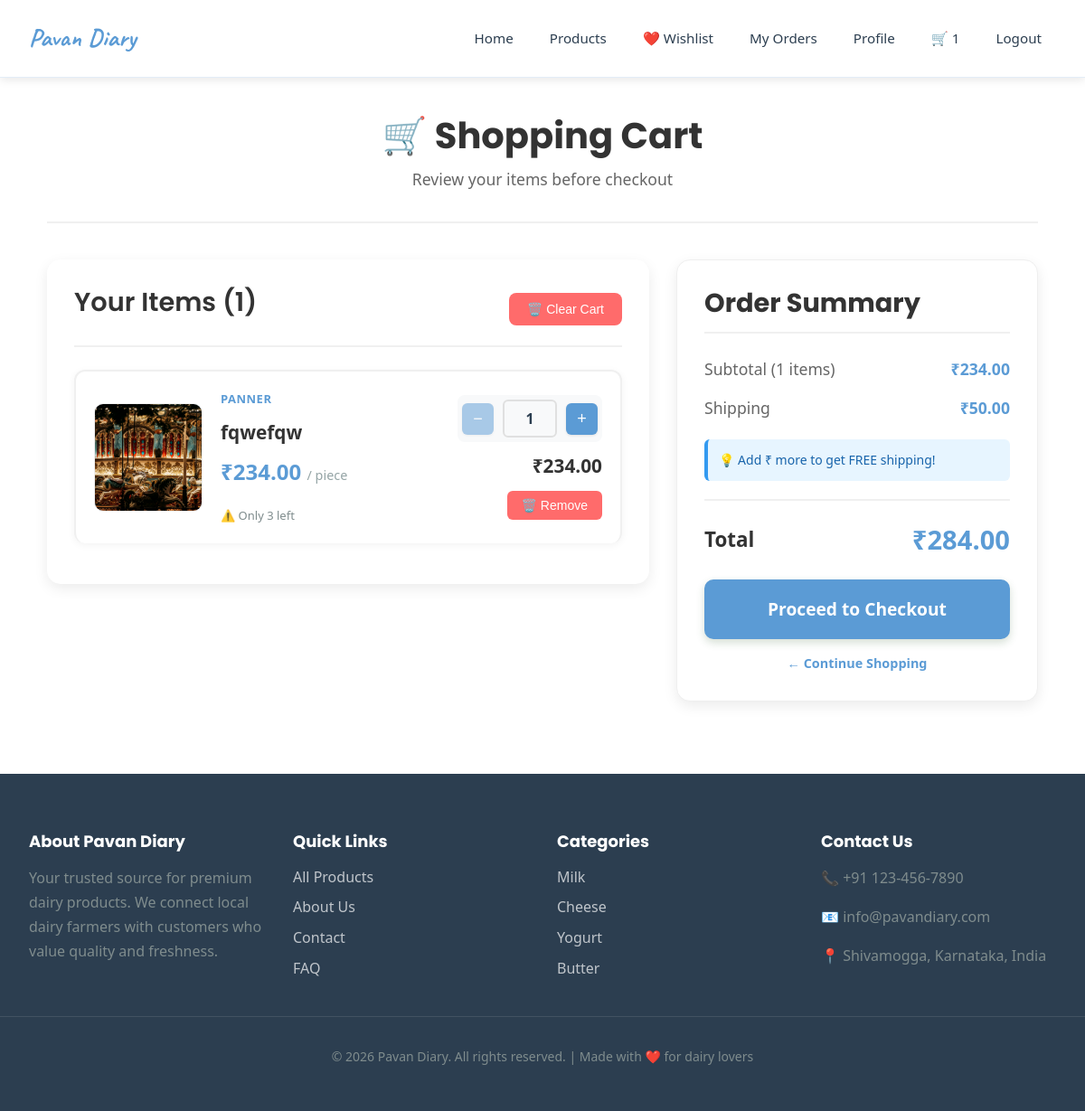
Before: /cart/ (signed in) with the older database file.
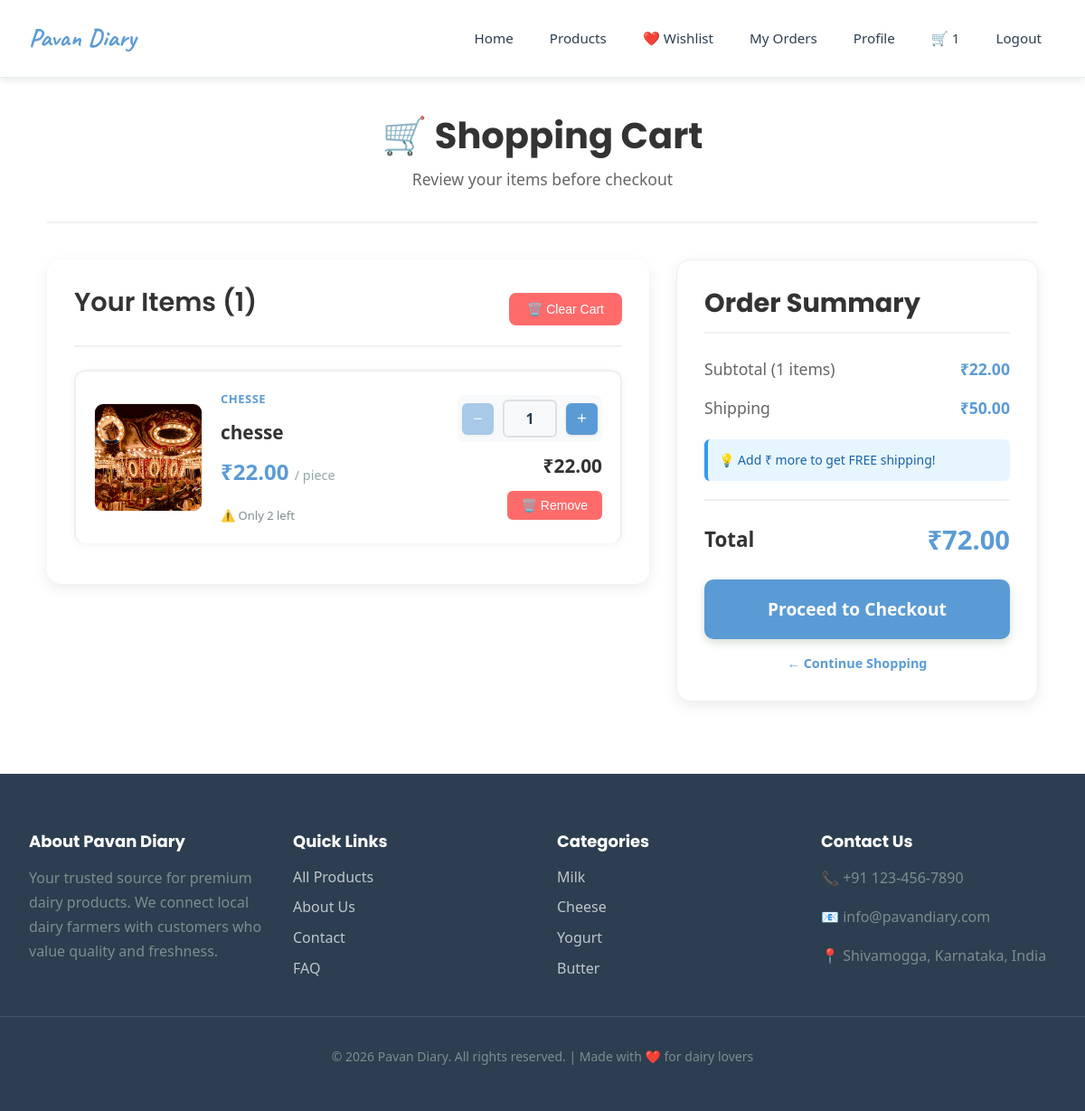
After: the same page with the newer database file.
### cart/models.py (models this page shows, shortened)
class CartItem(models.Model):
    user = models.ForeignKey(User, on_delete=models.CASCADE, related_name='cart_items')
    product = models.ForeignKey(Product, on_delete=models.CASCADE)
    quantity = models.IntegerField(default=1, validators=[MinValueValidator(1)])
    created_at = models.DateTimeField(auto_now_add=True)
    updated_at = models.DateTimeField(auto_now=True)
    class Meta:
        db_table = 'cart_items'
        unique_together = ['user', 'product']
    @property
    def subtotal(self):
        return self.quantity * self.product.price

### products/models.py (models this page shows, shortened)
class Product(models.Model):
    seller = models.ForeignKey(SellerProfile, on_delete=models.CASCADE, related_name='products')
    category = models.ForeignKey(Category, on_delete=models.SET_NULL, null=True, related_name='products')
    name = models.CharField(max_length=200)
    description = models.TextField()
    price = models.DecimalField(max_digits=10, decimal_places=2, validators=[MinValueValidator(0)])
    stock_quantity = models.IntegerField(default=0, validators=[MinValueValidator(0)])
    unit = models.CharField(max_length=50, default='piece')
    is_organic = models.BooleanField(default=False)
    expiry_days = models.IntegerField(help_text="Days until expiry from production")
    rating = models.DecimalField(max_digits=3, decimal_places=2, default=0.00,
                                validators=[MinValueValidator(0), MaxValueValidator(5)])
    is_active = models.BooleanField(default=True)
    created_at = models.DateTimeField(auto_now_add=True)
    updated_at = models.DateTimeField(auto_now=True)
    class Meta:
        db_table = 'products'
        ordering = ['-created_at']
    @property
    def is_in_stock(self):
        return self.stock_quantity > 0
    @property
    def primary_image(self):
        primary = self.images.filter(is_primary=True).first()
        if primary:
            return primary.image.url
        first_image = self.images.first()
        if first_image:
            return first_image.image.url
        return None

class ProductImage(models.Model):
    product = models.ForeignKey(Product, on_delete=models.CASCADE, related_name='images')
    image = models.ImageField(upload_to='products/')
    is_primary = models.BooleanField(default=False)
    created_at = models.DateTimeField(auto_now_add=True)
    class Meta:
        db_table = 'product_images'

class Category(models.Model):
    name = models.CharField(max_length=100, unique=True)
    description = models.TextField(blank=True)
    image = models.ImageField(upload_to='categories/', null=True, blank=True)
    is_active = models.BooleanField(default=True)
    created_at = models.DateTimeField(auto_now_add=True)
    class Meta:
        db_table = 'categories'
        verbose_name_plural = 'Categories'
        ordering = ['name']

### cart/views.py (the view)
# urls.py: path('cart/', views.cart, name='cart'),
@login_required
def cart(request):
    cart_items = CartItem.objects.filter(user=request.user).select_related(
        'product',
        'product__category',
        'product__seller'
    ).prefetch_related('product__images')
    subtotal = sum(item.subtotal for item in cart_items)
    shipping = Decimal('50.00') if subtotal > 0 and subtotal < Decimal('500.00') else Decimal('0.00')
    total = subtotal + shipping
    warnings = []
    for item in cart_items:
        if not item.product.is_in_stock:
            warnings.append(f"{item.product.name} is out of stock")
        elif item.quantity > item.product.stock_quantity:
            warnings.append(f"Only {item.product.stock_quantity} units of {item.product.name} available")
    context = {
        'cart_items': cart_items,
        'subtotal': subtotal,
        'shipping': shipping,
        'total': total,
        'warnings': warnings,
        'cart_count': cart_items.count(),
    }
    return render(request, 'cart/cart.html', context)

### cart/context_processors.py (called while the page is built)
def cart_count(request):
    if request.user.is_authenticated:
        from django.db.models import Sum
        result = CartItem.objects.filter(user=request.user).aggregate(total=Sum('quantity'))
        count = result['total'] or 0
    else:
        count = 0
    return {'cart_count': count}

### templates/cart/cart.html (shortened to what this page needs)
{% extends 'core/base.html' %}
{% load static %}
{% block extra_css %}
    <link rel="stylesheet" href="{% static 'css/pages/cart.css' %}?v=1">
{% endblock %}
{% block content %}
<div class="container">
    <div class="page-title">
        <h2>🛒 Shopping Cart</h2>
        <p>Review your items before checkout</p>
    </div>
    {% if cart_items %}
    <div class="cart-layout">
        <div class="cart-items-section">
            <div class="section-header">
                <h3>Your Items ({{ cart_count }})</h3>
                <form method="post" action="{% url 'clear_cart' %}" style="display: inline;">
                    <button type="submit" class="clear-cart-btn" onclick="return confirm('Clear entire cart?')">
                        🗑️ Clear Cart
                    </button>
                </form>
            </div>
            {% for item in cart_items %}
            <div class="cart-item">
                <div class="item-image">
                    {% if item.product.primary_image %}
                        <img src="{{ item.product.primary_image }}" alt="{{ item.product.name }}">
                    {% else %}
                        <div class="item-image-placeholder">🥛</div>
                    {% endif %}
                </div>
                <div class="item-details">
                    <div>
                        <div class="item-category">{{ item.product.category.name }}</div>
                        <div class="item-name">{{ item.product.name }}</div>
                        <div class="item-price">₹{{ item.product.price }} <small>/ {{ item.product.unit }}</small></div>
                    </div>
                    <div class="item-stock">
                        {% if item.product.is_in_stock %}
                            {% if item.product.stock_quantity >= 10 %}
                                ✅ In Stock
                            {% else %}
                                ⚠️ Only {{ item.product.stock_quantity }} left
                            {% endif %}
                        {% else %}
                            ❌ Out of Stock
                        {% endif %}
                    </div>
                </div>
                <div class="item-actions">
                    <form method="post" action="{% url 'update_cart' item.id %}" class="quantity-control">
                        <button type="submit" name="quantity" value="{{ item.quantity|add:'-1' }}"
                                {% if item.quantity <= 1 %}disabled{% endif %}>−</button>
                        <input type="number" name="quantity" value="{{ item.quantity }}" min="1"
                               max="{{ item.product.stock_quantity }}" readonly>
                        <button type="submit" name="quantity" value="{{ item.quantity|add:'1' }}"
                                {% if item.quantity >= item.product.stock_quantity %}disabled{% endif %}>+</button>
                    </form>
                    <div class="item-subtotal">₹{{ item.subtotal }}</div>
                    <form method="post" action="{% url 'remove_from_cart' item.id %}" style="display: inline;">
                        <button type="submit" class="remove-btn">🗑️ Remove</button>
                    </form>
                </div>
            </div>
            {% endfor %}
        </div>
        <div class="cart-summary">
            <h3>Order Summary</h3>
            <div class="summary-row">
                <span>Subtotal ({{ cart_count }} items)</span>
                <span class="amount">₹{{ subtotal }}</span>
            </div>
            <div class="summary-row">
                <span>Shipping</span>
                <span class="amount">
                    {% if shipping > 0 %}
                        ₹{{ shipping }}
                    {% else %}
                        FREE
                    {% endif %}
                </span>
            </div>
            {% if shipping > 0 %}
            <div class="shipping-note">
                💡 Add ₹{{ 500|add:"-"|add:subtotal }} more to get FREE shipping!
            </div>
            {% else %}
            <div class="shipping-note">
                🎉 You've qualified for FREE shipping!
            </div>
            {% endif %}
            <div class="summary-row total">
                <span>Total</span>
                <span class="amount">₹{{ total }}</span>
            </div>
            <a href="{% url 'checkout' %}" class="checkout-btn">
                Proceed to Checkout
            </a>
            <a href="{% url 'product_list' %}" class="continue-shopping">
                ← Continue Shopping
            </a>
        </div>
    </div>
    {% endif %}
</div>
{% endblock %}

### templates/core/base.html (shortened to what this page needs)
<!DOCTYPE html>
<html lang="en">
<head>
    {% load static %}
    {% load static %}
    <link rel="stylesheet" href="{% static 'css/main.css' %}?v=2">
    <link rel="stylesheet" href="{% static 'css/components.css' %}?v=2">
    <link rel="stylesheet" href="{% static 'css/responsive.css' %}?v=2">
    {% block extra_css %}{% endblock %}
</head>
<body>
    <header>
        <div class="header-container">
            <a href="{% url 'home' %}" class="logo">Pavan Diary</a>
            <nav id="mainNav">
                <ul>
                    <li><a href="{% url 'home' %}">Home</a></li>
                    <li><a href="{% url 'product_list' %}">Products</a></li>
                    {% if user.is_authenticated %}
                        <li><a href="{% url 'wishlist' %}">❤️ Wishlist</a></li>
                        <li><a href="{% url 'order_list' %}">My Orders</a></li>
                        <li><a href="{% url 'profile' %}">Profile</a></li>
                        <li><a href="{% url 'cart' %}" class="cart-icon">🛒 <span class="cart-count">{{ cart_count }}</span></a></li>
                        <li><a href="{% url 'logout' %}">Logout</a></li>
                    {% else %}
                        <li><a href="{% url 'login' %}">Login</a></li>
                        <li><a href="{% url 'register' %}" class="btn btn-secondary">Sign Up</a></li>
                    {% endif %}
                </ul>
            </nav>
        </div>
    </header>
    <main>
        {% block content %}{% endblock %}
    </main>
    <footer>
        <div class="footer-container">
            <div class="footer-section">
                <h3>About Pavan Diary</h3>
                <p>Your trusted source for premium dairy products. We connect local dairy farmers with customers who value quality and freshness.</p>
            </div>
            <div class="footer-section">
                <h3>Quick Links</h3>
                <ul>
                    <li><a href="{% url 'product_list' %}">All Products</a></li>
                    <li><a href="#">About Us</a></li>
                    <li><a href="#">Contact</a></li>
                    <li><a href="#">FAQ</a></li>
                </ul>
            </div>
            <div class="footer-section">
                <h3>Categories</h3>
                <ul>
                    <li><a href="?category=milk">Milk</a></li>
                    <li><a href="?category=cheese">Cheese</a></li>
                    <li><a href="?category=yogurt">Yogurt</a></li>
                    <li><a href="?category=butter">Butter</a></li>
                </ul>
            </div>
            <div class="footer-section">
                <h3>Contact Us</h3>
                <p>📞 +91 123-456-7890</p>
                <p>📧 info@pavandiary.com</p>
                <p>📍 Shivamogga, Karnataka, India</p>
            </div>
        </div>
        <div class="footer-bottom">
            <p>&copy; 2026 Pavan Diary. All rights reserved. | Made with ❤️ for dairy lovers</p>
        </div>
    </footer>
</body>
</html>

### static/css/main.css (style rules this page uses)
:root { --primary: #5B9BD5; --primary-dark: #4A7FB8; --primary-light: #A8D0F0; --secondary: #FFD966; --secondary-hover: #FFC933; --secondary-light: #FFE699; --accent: #70C7BA; --accent-light: #A8E6DC; --success: #70C7BA; --danger: #E57373; --warning: #FFD966; --info: #5B9BD5; --bg-body: #FFFFFF; --bg-surface: #FFFFFF; --bg-hover: #F8F9FA; --text-main: #2C3E50; --text-muted: #7F8C8D; --border-color: #E3EDF7; --shadow-sm: 0 2px 8px rgba(91, 155, 213, 0.08); --shadow-md: 0 4px 12px rgba(91, 155, 213, 0.12); --shadow-lg: 0 8px 24px rgba(91, 155, 213, 0.15); --shadow-xl: 0 12px 32px rgba(91, 155, 213, 0.18); --radius-sm: 8px; --radius-md: 12px; --radius-lg: 16px; --radius-xl: 24px; --radius-full: 9999px; --transition-fast: 0.15s ease; --transition-smooth: 0.3s cubic-bezier(0.4, 0, 0.2, 1); }
* { margin: 0; padding: 0; box-sizing: border-box; }
html { scroll-behavior: smooth; font-size: 16px; }
body { font-family: 'Poppins', -apple-system, BlinkMacSystemFont, 'Segoe UI', sans-serif; line-height: 1.6; color: var(--text-main); background-color: var(--bg-body); -webkit-font-smoothing: antialiased; -moz-osx-font-smoothing: grayscale; }
img { max-width: 100%; display: block; }
h1, h2, h3, h4, h5, h6 { font-family: 'Poppins', sans-serif; font-weight: 700; line-height: 1.2; margin-bottom: 1rem; color: var(--text-main); }
h2 { font-size: 2rem; }
h3 { font-size: 1.5rem; }
p { margin-bottom: 1rem; color: var(--text-muted); line-height: 1.7; }
a { color: var(--primary); text-decoration: none; transition: var(--transition-fast); }
.container { max-width: 1200px; margin: 0 auto; padding: 0 2rem; }
main { max-width: 1200px; margin: 2rem auto; padding: 0 2rem; min-height: calc(100vh - 400px); }
header { background: #FFFFFF; color: var(--text-main); padding: 1rem 0; position: sticky; top: 0; z-index: 1000; box-shadow: var(--shadow-sm); border-bottom: 1px solid var(--border-color); }
.header-container { max-width: 1200px; margin: 0 auto; padding: 0 2rem; display: flex; justify-content: space-between; align-items: center; }
.logo { font-family: 'Caveat', cursive; font-size: 1.75rem; font-weight: 700; color: var(--primary); display: flex; align-items: center; gap: 0.5rem; transition: var(--transition-fast); }
nav ul { list-style: none; display: flex; gap: 0.5rem; align-items: center; }
nav a { color: var(--text-main); font-weight: 500; font-size: 0.95rem; position: relative; padding: 0.625rem 1rem; border-radius: var(--radius-md); transition: var(--transition-fast); }
input[type="text"], input[type="email"], input[type="password"], input[type="number"], input[type="tel"], textarea, select { width: 100%; padding: 0.875rem 1rem; border: 1px solid var(--border-color); border-radius: var(--radius-md); font-size: 1rem; font-family: inherit; transition: var(--transition-fast); background: var(--bg-surface); color: var(--text-main); }
footer { background: #2C3E50; color: rgba(255, 255, 255, 0.8); padding: 4rem 0 2rem; margin-top: 5rem; }
.footer-container { max-width: 1200px; margin: 0 auto; padding: 0 2rem; display: grid; grid-template-columns: repeat(auto-fit, minmax(250px, 1fr)); gap: 2rem; }
.footer-section h3 { color: white; margin-bottom: 1rem; font-size: 1.125rem; }
.footer-section ul { list-style: none; }
.footer-section li { margin-bottom: 0.5rem; }
.footer-section a { color: rgba(255, 255, 255, 0.7); transition: var(--transition-fast); }
.footer-bottom { text-align: center; border-top: 1px solid rgba(255, 255, 255, 0.1); padding-top: 2rem; margin-top: 2rem; font-size: 0.875rem; color: rgba(255, 255, 255, 0.6); }

Changed rows visible on the page:
removed CartItem: product.primary_image (picture), product.category.name "PANNER", product.name "fqwefqw", product.price "234.00", product.unit "piece", product.stock_quantity "3", quantity "1", subtotal "234.00"
added CartItem: product.primary_image (picture), product.category.name "CHESSE", product.name "chesse", product.price "22.00", product.unit "piece", product.stock_quantity "2", quantity "1", subtotal "22.00"
Other visible differences:
{{ subtotal }}: "234.00" → "22.00"
{{ total }}: "284.00" → "72.00"
